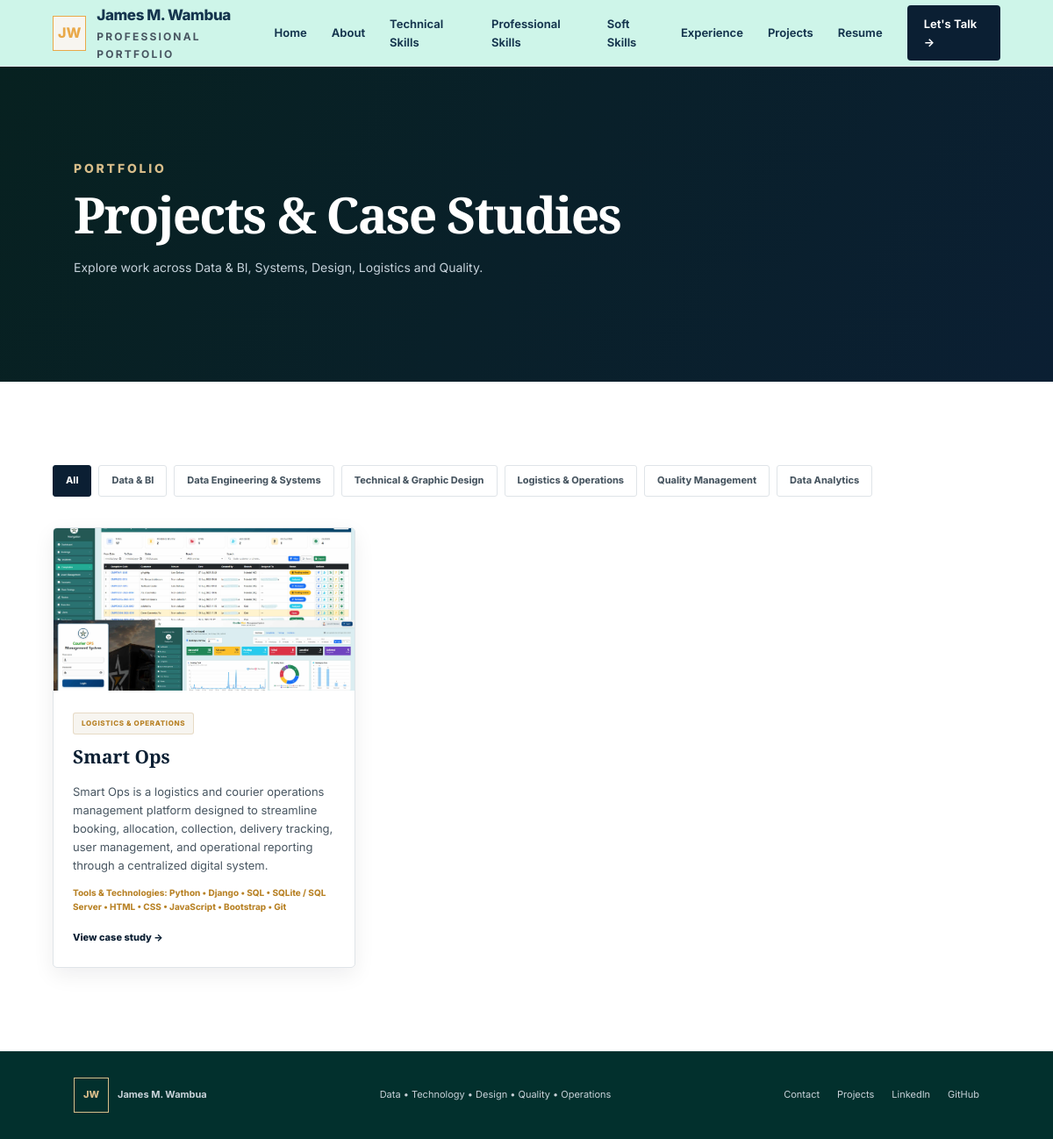
/projects/, run on the app's committed database.
### portfolio/models.py (models this page shows, shortened)
class Project(models.Model):
    CATEGORY_CHOICES = [
        ("BI", "Data & BI"),
        ("SYSTEMS", "Data Engineering & Systems"),
        ("DESIGN", "Technical & Graphic Design"),
        ("OPS", "Logistics & Operations"),
        ("QUALITY", "Quality Management"),
        ("ANALYTICS", "Data Analytics"),
    ]
    title = models.CharField(max_length=160)
    slug = models.SlugField(unique=True)
    category = models.CharField(max_length=20, choices=CATEGORY_CHOICES)
    summary = models.TextField()
    tools = models.CharField(max_length=300, blank=True)
    image = models.ImageField(upload_to="projects/", blank=True, null=True)
    featured = models.BooleanField(default=True)
    order = models.PositiveIntegerField(default=0)
    class Meta:
        ordering = ["order", "title"]

### portfolio/views.py (the view)
# urls.py: path("projects/", views.projects, name="projects"),
def projects(request):
    category = request.GET.get("category", "")
    qs = Project.objects.all()
    if category:
        qs = qs.filter(category=category)
    return render(request, "portfolio/projects.html", {
        "projects": qs,
        "categories": Project.CATEGORY_CHOICES,
        "active_category": category,
    })

### portfolio/templates/portfolio/projects.html (shortened to what this page needs)
{% extends "portfolio/base.html" %}
{% block content %}
<section class="page-hero">
    <div class="section-label">PORTFOLIO</div>
    <h1>Projects &amp; Case Studies</h1>
    <p>Explore work across Data & BI, Systems, Design, Logistics and Quality.</p>
</section>
<section class="section">
    <div class="filters">
        <a href="{% url 'portfolio:projects' %}" class="{% if not active_category %}active{% endif %}">All</a>
        {% for code, label in categories %}
        <a href="?category={{ code }}" class="{% if active_category == code %}active{% endif %}">{{ label }}</a>
        {% endfor %}
    </div>
    <div class="project-grid">
        {% for project in projects %}
        <article class="project-card">
            {% if project.image %}<img src="{{ project.image.url }}" alt="{{ project.title }}">{% else %}<div class="project-placeholder">{{ project.get_category_display }}</div>{% endif %}
            <div class="project-body">
                <span class="tag">{{ project.get_category_display }}</span>
                <h3>{{ project.title }}</h3>
                <p>{{ project.summary }}</p>
                {% if project.tools %}<small>{{ project.tools }}</small>{% endif %}
                <a href="{% url 'portfolio:project_detail' project.slug %}">View case study →</a>
            </div>
        </article>
        {% empty %}<p>No projects in this category yet.</p>{% endfor %}
    </div>
</section>
{% endblock %}

### portfolio/static/portfolio/css/style.css (style rules this page uses)
:root { --navy: #0b1f33; --navy-deep: #072120; --navy-soft: #16484a; --accent: #e9a949; --accent-dark: #b88226; --accent-light: #d8bd8a; --ivory: #f7f5f0; --paper: #ffffff; --soft: #f1f3f5; --ink: #15354e; --muted: #485661; --muted-light: #8a969f; --line: #dfe4e8; --line-dark: #cbd3d9; --white: #ffffff; --shadow: 0 18px 45px rgba(7, 21, 33, .10); --shadow-soft: 0 8px 25px rgba(7, 21, 33, .07); }
* { box-sizing: border-box; }
html { scroll-behavior: smooth; }
body { margin: 0; font-family: Inter, system-ui, -apple-system, BlinkMacSystemFont, "Segoe UI", sans-serif; color: var(--ink); background: var(--paper); line-height: 1.6; }
a { color: inherit; text-decoration: none; }
img { max-width: 100%; display: block; }
.eyebrow, .section-label { letter-spacing: .2em; font-size: 14px; font-weight: 800; }
.section { max-width: 1240px; margin: auto; padding: 95px 5%; }
.section h2, .page-hero h1 { margin: 8px 0 18px; font-family: "Playfair Display", Georgia, serif; font-size: 43px; font-weight: 600; line-height: 1.1; letter-spacing: -.035em; }
.section-label { color: var(--accent-dark); }
.project-grid { display: grid; grid-template-columns: repeat(3, 1fr); gap: 22px; }
.project-card { overflow: hidden; background: var(--paper); border: 1px solid var(--line); border-radius: 5px; box-shadow: var(--shadow-soft); transition: transform .25s ease, box-shadow .25s ease; }
.project-card img, .project-placeholder { width: 100%; height: 185px; object-fit: cover; }
.project-body { padding: 22px; }
.project-body h3 { margin: 9px 0; color: var(--navy); font-family: "Playfair Display", Georgia, serif; font-size: 21px; }
.project-body p { color: var(--muted); font-size: 13px; }
.project-body small { display: block; margin: 13px 0; color: var(--accent-dark); font-size: 10px; font-weight: 750; }
.project-body a { color: var(--navy); font-size: 11px; font-weight: 800; }
.tag { display: inline-block; padding: 5px 9px; border: 1px solid rgba(179, 135, 70, 0.25); border-radius: 3px; background: var(--ivory); color: var(--accent-dark); font-size: 8px; font-weight: 800; letter-spacing: .08em; text-transform: uppercase; }
.page-hero { padding: 105px 7%; background: linear-gradient( 120deg, var(--navy-deep), var(--navy) ); color: var(--white); }
.page-hero .section-label { color: var(--accent-light); }
.page-hero h1 { max-width: 820px; margin-top: 10px; color: var(--white); font-size: 57px; }
.page-hero p { max-width: 760px; color: #c5d1da; font-size: 14px; }
.filters { display: flex; flex-wrap: wrap; gap: 8px; margin-bottom: 35px; }
.filters a { padding: 8px 14px; border: 1px solid var(--line); border-radius: 3px; color: var(--muted); font-size: 11px; font-weight: 750; transition: background .2s ease, color .2s ease, border-color .2s ease; }
.filters a.active, .filters a:hover { background: var(--navy); color: var(--white); border-color: var(--navy); }

### data on the page
Project: image (picture), category "LOGISTICS & OPERATIONS", title "Smart Ops", summary "Smart Ops is a logistics and courier operations management platform designed to streamline booking, allocation, collection, delivery tracking, user management, and operational reporting through a centralized digital system.", tools "Tools & Technologies: Python • Django • SQL • SQLite / SQL Server • HTML • CSS • JavaScript • Bootstrap • Git"

### other printed values
{{ label }} "Data & BI" "Data Engineering & Systems" "Technical & Graphic Design" "Logistics & Operations" "Quality Management" "Data Analytics"
